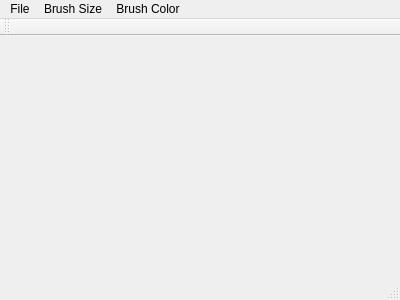
<?xml version="1.0" encoding="UTF-8"?>
<ui version="4.0">
 <class>MainWindow</class>
 <widget class="QMainWindow" name="MainWindow">
  <property name="geometry">
   <rect>
    <x>0</x>
    <y>0</y>
    <width>400</width>
    <height>300</height>
   </rect>
  </property>
  <property name="windowTitle">
   <string>MainWindow</string>
  </property>
  <widget class="QWidget" name="centralWidget"/>
  <widget class="QMenuBar" name="menuBar">
   <property name="geometry">
    <rect>
     <x>0</x>
     <y>0</y>
     <width>400</width>
     <height>22</height>
    </rect>
   </property>
   <widget class="QMenu" name="menuFile">
    <property name="title">
     <string>File</string>
    </property>
    <addaction name="actionSave"/>
    <addaction name="actionClear"/>
   </widget>
   <widget class="QMenu" name="menuBrush_Size">
    <property name="title">
     <string>Brush Size</string>
    </property>
    <addaction name="action2x"/>
    <addaction name="action5x"/>
    <addaction name="action10x"/>
   </widget>
   <widget class="QMenu" name="menuBrush_Color">
    <property name="title">
     <string>Brush Color</string>
    </property>
    <addaction name="actionBlack"/>
    <addaction name="actionWhite"/>
    <addaction name="actionRed"/>
    <addaction name="actionGreen"/>
    <addaction name="actionBlue"/>
   </widget>
   <addaction name="menuFile"/>
   <addaction name="menuBrush_Size"/>
   <addaction name="menuBrush_Color"/>
  </widget>
  <widget class="QToolBar" name="mainToolBar">
   <attribute name="toolBarArea">
    <enum>TopToolBarArea</enum>
   </attribute>
   <attribute name="toolBarBreak">
    <bool>false</bool>
   </attribute>
  </widget>
  <widget class="QStatusBar" name="statusBar"/>
  <action name="actionSave">
   <property name="text">
    <string>Save</string>
   </property>
  </action>
  <action name="actionClear">
   <property name="text">
    <string>Clear</string>
   </property>
  </action>
  <action name="action2x">
   <property name="text">
    <string>2px</string>
   </property>
  </action>
  <action name="action5x">
   <property name="text">
    <string>5px</string>
   </property>
  </action>
  <action name="action10x">
   <property name="text">
    <string>10px</string>
   </property>
  </action>
  <action name="actionBlack">
   <property name="text">
    <string>Black</string>
   </property>
  </action>
  <action name="actionWhite">
   <property name="text">
    <string>White</string>
   </property>
  </action>
  <action name="actionRed">
   <property name="text">
    <string>Red</string>
   </property>
  </action>
  <action name="actionGreen">
   <property name="text">
    <string>Green</string>
   </property>
  </action>
  <action name="actionBlue">
   <property name="text">
    <string>Blue</string>
   </property>
  </action>
 </widget>
 <layoutdefault spacing="6" margin="11"/>
 <resources/>
 <connections/>
</ui>
